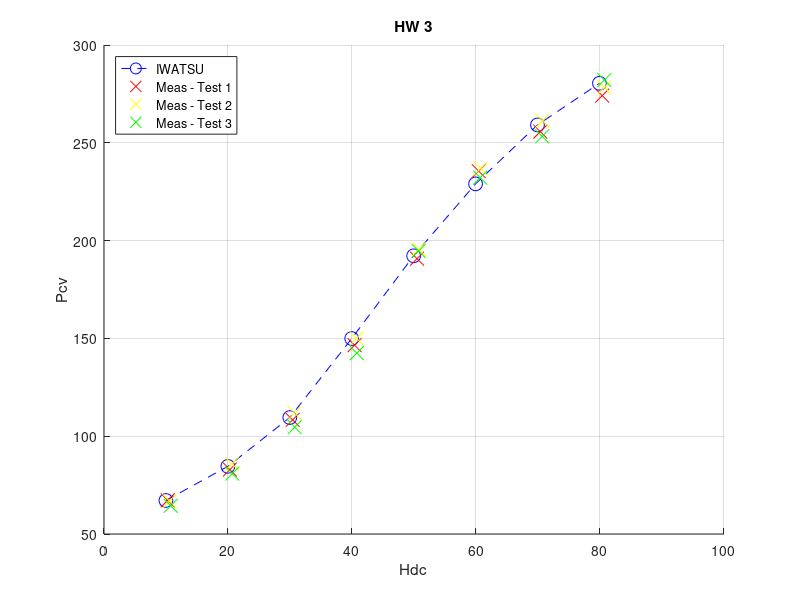

Recreate this plot in MATLAB.
% Purit Hongjirakul 黃子奇 114998411
% Homework question 3

iwatsu_x = [9.9885, 19.977, 29.966, 39.954,...
            49.943, 59.931, 69.920, 79.908];
iwatsu_y = [67.138, 84.586, 109.53, 149.92,...
            192.22, 229.00, 259.14, 280.42];
meas1_x  = [10.27816204, 20.3066117, 30.42495781, 40.41345348,...
            50.49184561, 60.4303988, 70.36895199, 80.35744766];
meas1_y  = [67.22587719, 82.94319731, 108.3347907, 146.5339358,...
            190.7497433, 235.5314347, 255.7050165, 274.1297277];
meas2_x  = [10.56782842, 20.63123780, 30.72461268, 40.75805658,...
            50.79150048, 60.77999615, 70.71854934, 80.70704501];
meas2_y  = [66.85714958, 85.89815859, 111.8434799, 149.9809986,...
            195.5565581, 236.8854285, 261.2964759, 278.3749359];
meas3_x  = [10.76260408, 20.69116878, 30.75957241, 40.77803357,...
            50.74155800, 60.68011119, 70.66860686, 80.70704501];
meas3_y  = [64.41865683, 80.89960630, 104.6423562, 142.4532201,...
            194.7029443, 232.1753269, 253.3049430, 282.0574087];

figure(1);
grid on;
hold on;

plot(iwatsu_x, iwatsu_y, 'bo--', 'MarkerSize', 10);
plot(meas1_x, meas1_y, 'rx', 'MarkerSize', 10);
plot(meas2_x, meas2_y, 'yx', 'MarkerSize', 10);
plot(meas3_x, meas3_y, 'gx', 'MarkerSize', 10);

title('HW 3');
xlabel('Hdc');
ylabel('Pcv');
legend('IWATSU', 'Meas - Test 1', 'Meas - Test 2', 'Meas - Test 3', 'Location','northwest');